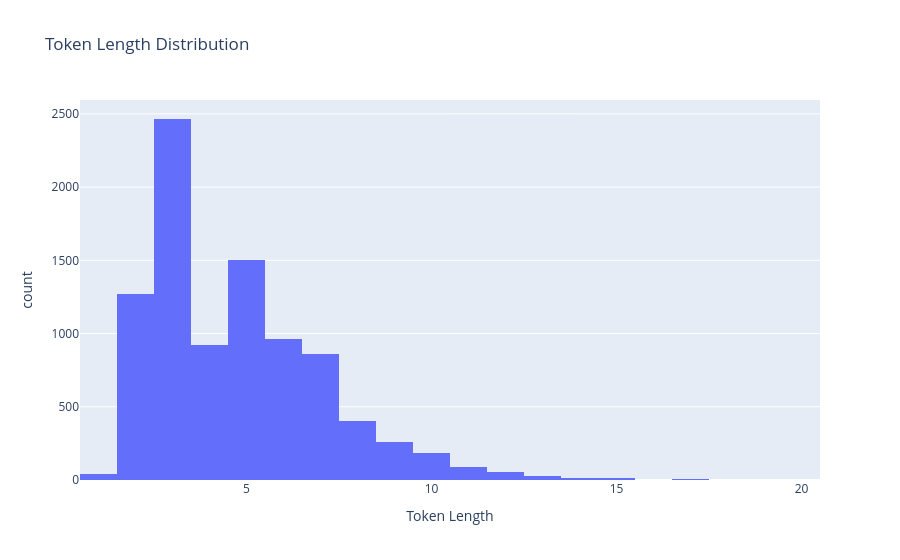

Notebook code cell kept with this figure:
### Markdown cell above
**Interpretation:** The top-word chart checks whether the corpus vocabulary is meaningful Khmer text instead of punctuation and numbers.

### Code cell
length_df = pd.DataFrame({"token_length": [len(token) for token in useful_tokens]})
fig = px.histogram(length_df, x="token_length", nbins=30, title="Token Length Distribution", labels={"token_length": "Token Length"})
fig.show()

### Figure 1 — Plotly figure (JSON) as saved in the notebook; plotly's stock layout.template omitted (floating-point values rounded to 4 significant figures; data arrays with more than 128 entries replaced by an {"elided": "..."} marker saying what was removed)
{"data": [{"bingroup": "x", "hovertemplate": "Token Length=%{x}<br>count=%{y}<extra></extra>", "legendgroup": "", "marker": {"color": "#636efa", "pattern": {"shape": ""}}, "name": "", "nbinsx": 30, "orientation": "v", "showlegend": false, "type": "histogram", "x": {"elided": "9075 int values"}, "xaxis": "x", "yaxis": "y"}], "layout": {"barmode": "relative", "legend": {"tracegroupgap": 0}, "title": {"text": "Token Length Distribution"}, "xaxis": {"anchor": "y", "domain": [0, 1], "title": {"text": "Token Length"}}, "yaxis": {"anchor": "x", "domain": [0, 1], "title": {"text": "count"}}}}
